Frame 1 (no input): blank canvas, image omitted
Frame 60 (the mouse pressed at the canvas centre just before this capture): blank canvas, image omitted
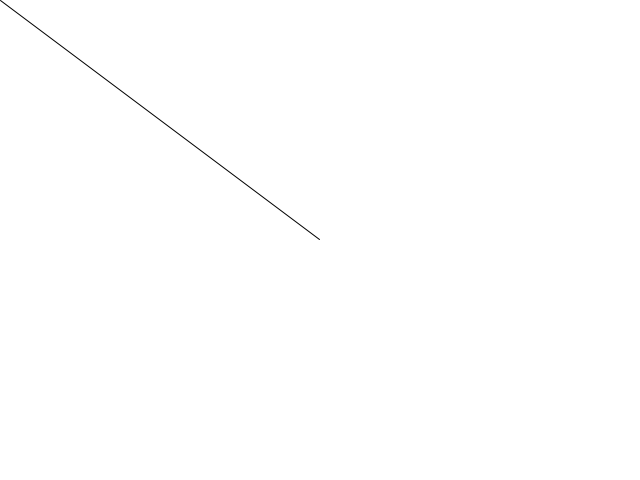
Frame 120 (the mouse held since frame 60 and released just before this capture)

The Processing sketch whose frames 1 and 60 were blank and that drew this single picture after the mouse press (run headless with seeded random() and noise(); from frame 60 on, the mouse is pressed at the canvas centre):

// Processing sketch: example10_filterdrawing
// ── example10_filterdrawing.pde
//drawing using a simple filter
float dragX= 0, dragY= 0;
float factor= 0.1;  //smoothness
void setup() {
  size(640, 480);
}
void draw() {
  background(255, 255, 255);
  float x= mouseX;
  float y= mouseY;
  dragX= dragX+((x-dragX)*factor);
  dragY= dragY+((y-dragY)*factor);
  line(0, 0, dragX, dragY);
}
